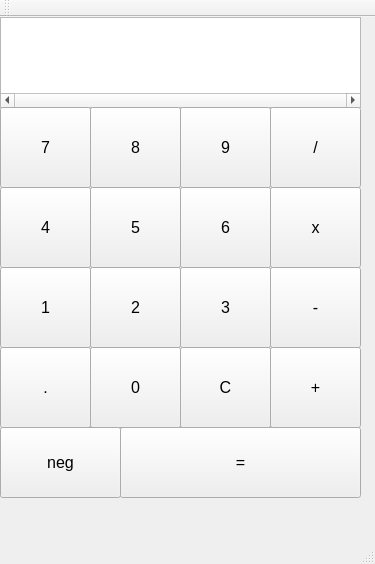
<?xml version="1.0" encoding="UTF-8"?>
<ui version="4.0">
 <class>Calculator</class>
 <widget class="QMainWindow" name="Calculator">
  <property name="geometry">
   <rect>
    <x>0</x>
    <y>0</y>
    <width>375</width>
    <height>564</height>
   </rect>
  </property>
  <property name="windowTitle">
   <string>Calculator</string>
  </property>
  <widget class="QWidget" name="centralWidget">
   <widget class="QTextEdit" name="textEdit">
    <property name="geometry">
     <rect>
      <x>0</x>
      <y>0</y>
      <width>361</width>
      <height>91</height>
     </rect>
    </property>
    <property name="font">
     <font>
      <pointsize>32</pointsize>
     </font>
    </property>
    <property name="verticalScrollBarPolicy">
     <enum>Qt::ScrollBarAlwaysOff</enum>
    </property>
    <property name="horizontalScrollBarPolicy">
     <enum>Qt::ScrollBarAlwaysOn</enum>
    </property>
    <property name="sizeAdjustPolicy">
     <enum>QAbstractScrollArea::AdjustToContents</enum>
    </property>
    <property name="lineWrapMode">
     <enum>QTextEdit::NoWrap</enum>
    </property>
    <property name="readOnly">
     <bool>true</bool>
    </property>
    <property name="html">
     <string>&lt;!DOCTYPE HTML PUBLIC &quot;-//W3C//DTD HTML 4.0//EN&quot; &quot;http://www.w3.org/TR/REC-html40/strict.dtd&quot;&gt;
&lt;html&gt;&lt;head&gt;&lt;meta name=&quot;qrichtext&quot; content=&quot;1&quot; /&gt;&lt;style type=&quot;text/css&quot;&gt;
p, li { white-space: pre-wrap; }
&lt;/style&gt;&lt;/head&gt;&lt;body style=&quot; font-family:'MS Shell Dlg 2'; font-size:32pt; font-weight:400; font-style:normal;&quot;&gt;
&lt;p style=&quot;-qt-paragraph-type:empty; margin-top:0px; margin-bottom:0px; margin-left:0px; margin-right:0px; -qt-block-indent:0; text-indent:0px; font-size:20pt;&quot;&gt;&lt;br /&gt;&lt;/p&gt;&lt;/body&gt;&lt;/html&gt;</string>
    </property>
   </widget>
   <widget class="QPushButton" name="SIX_Button">
    <property name="geometry">
     <rect>
      <x>180</x>
      <y>170</y>
      <width>91</width>
      <height>81</height>
     </rect>
    </property>
    <property name="font">
     <font>
      <pointsize>12</pointsize>
     </font>
    </property>
    <property name="text">
     <string>6</string>
    </property>
   </widget>
   <widget class="QPushButton" name="FOUR_Button">
    <property name="geometry">
     <rect>
      <x>0</x>
      <y>170</y>
      <width>91</width>
      <height>81</height>
     </rect>
    </property>
    <property name="font">
     <font>
      <pointsize>12</pointsize>
     </font>
    </property>
    <property name="text">
     <string>4</string>
    </property>
   </widget>
   <widget class="QPushButton" name="TWO_Button">
    <property name="geometry">
     <rect>
      <x>90</x>
      <y>250</y>
      <width>91</width>
      <height>81</height>
     </rect>
    </property>
    <property name="font">
     <font>
      <pointsize>12</pointsize>
     </font>
    </property>
    <property name="text">
     <string>2</string>
    </property>
   </widget>
   <widget class="QPushButton" name="FIVE_Button">
    <property name="geometry">
     <rect>
      <x>90</x>
      <y>170</y>
      <width>91</width>
      <height>81</height>
     </rect>
    </property>
    <property name="font">
     <font>
      <pointsize>12</pointsize>
     </font>
    </property>
    <property name="text">
     <string>5</string>
    </property>
   </widget>
   <widget class="QPushButton" name="DIVIDE_Button">
    <property name="geometry">
     <rect>
      <x>270</x>
      <y>90</y>
      <width>91</width>
      <height>81</height>
     </rect>
    </property>
    <property name="font">
     <font>
      <pointsize>12</pointsize>
     </font>
    </property>
    <property name="text">
     <string>/</string>
    </property>
   </widget>
   <widget class="QPushButton" name="NINE_Button">
    <property name="geometry">
     <rect>
      <x>180</x>
      <y>90</y>
      <width>91</width>
      <height>81</height>
     </rect>
    </property>
    <property name="font">
     <font>
      <pointsize>12</pointsize>
     </font>
    </property>
    <property name="text">
     <string>9</string>
    </property>
   </widget>
   <widget class="QPushButton" name="MULTIPLY_Button">
    <property name="geometry">
     <rect>
      <x>270</x>
      <y>170</y>
      <width>91</width>
      <height>81</height>
     </rect>
    </property>
    <property name="font">
     <font>
      <pointsize>12</pointsize>
     </font>
    </property>
    <property name="text">
     <string>x</string>
    </property>
   </widget>
   <widget class="QPushButton" name="EQUAL_Button">
    <property name="geometry">
     <rect>
      <x>120</x>
      <y>410</y>
      <width>241</width>
      <height>71</height>
     </rect>
    </property>
    <property name="font">
     <font>
      <pointsize>12</pointsize>
     </font>
    </property>
    <property name="text">
     <string>=</string>
    </property>
   </widget>
   <widget class="QPushButton" name="EIGHT_Button">
    <property name="geometry">
     <rect>
      <x>90</x>
      <y>90</y>
      <width>91</width>
      <height>81</height>
     </rect>
    </property>
    <property name="font">
     <font>
      <pointsize>12</pointsize>
     </font>
    </property>
    <property name="text">
     <string>8</string>
    </property>
   </widget>
   <widget class="QPushButton" name="CLEAR_Button">
    <property name="geometry">
     <rect>
      <x>180</x>
      <y>330</y>
      <width>91</width>
      <height>81</height>
     </rect>
    </property>
    <property name="font">
     <font>
      <pointsize>12</pointsize>
     </font>
    </property>
    <property name="text">
     <string>C</string>
    </property>
   </widget>
   <widget class="QPushButton" name="DECIMAL_Button">
    <property name="geometry">
     <rect>
      <x>0</x>
      <y>330</y>
      <width>91</width>
      <height>81</height>
     </rect>
    </property>
    <property name="font">
     <font>
      <pointsize>12</pointsize>
     </font>
    </property>
    <property name="text">
     <string>.</string>
    </property>
   </widget>
   <widget class="QPushButton" name="ONE_Button">
    <property name="geometry">
     <rect>
      <x>0</x>
      <y>250</y>
      <width>91</width>
      <height>81</height>
     </rect>
    </property>
    <property name="font">
     <font>
      <pointsize>12</pointsize>
     </font>
    </property>
    <property name="text">
     <string>1</string>
    </property>
   </widget>
   <widget class="QPushButton" name="THREE_Button">
    <property name="geometry">
     <rect>
      <x>180</x>
      <y>250</y>
      <width>91</width>
      <height>81</height>
     </rect>
    </property>
    <property name="font">
     <font>
      <pointsize>12</pointsize>
     </font>
    </property>
    <property name="text">
     <string>3</string>
    </property>
   </widget>
   <widget class="QPushButton" name="SEVEN_Button">
    <property name="geometry">
     <rect>
      <x>0</x>
      <y>90</y>
      <width>91</width>
      <height>81</height>
     </rect>
    </property>
    <property name="font">
     <font>
      <pointsize>12</pointsize>
     </font>
    </property>
    <property name="text">
     <string>7</string>
    </property>
   </widget>
   <widget class="QPushButton" name="ZERO_Button">
    <property name="geometry">
     <rect>
      <x>90</x>
      <y>330</y>
      <width>91</width>
      <height>81</height>
     </rect>
    </property>
    <property name="font">
     <font>
      <pointsize>12</pointsize>
     </font>
    </property>
    <property name="text">
     <string>0</string>
    </property>
   </widget>
   <widget class="QPushButton" name="ADDITION_Button">
    <property name="geometry">
     <rect>
      <x>270</x>
      <y>330</y>
      <width>91</width>
      <height>81</height>
     </rect>
    </property>
    <property name="font">
     <font>
      <pointsize>12</pointsize>
     </font>
    </property>
    <property name="text">
     <string>+</string>
    </property>
   </widget>
   <widget class="QPushButton" name="MINUS_Button">
    <property name="geometry">
     <rect>
      <x>270</x>
      <y>250</y>
      <width>91</width>
      <height>81</height>
     </rect>
    </property>
    <property name="font">
     <font>
      <pointsize>12</pointsize>
     </font>
    </property>
    <property name="text">
     <string>-</string>
    </property>
   </widget>
   <widget class="QPushButton" name="negative_Button">
    <property name="geometry">
     <rect>
      <x>0</x>
      <y>410</y>
      <width>121</width>
      <height>71</height>
     </rect>
    </property>
    <property name="font">
     <font>
      <pointsize>12</pointsize>
     </font>
    </property>
    <property name="text">
     <string>neg</string>
    </property>
   </widget>
  </widget>
  <widget class="QMenuBar" name="menuBar">
   <property name="geometry">
    <rect>
     <x>0</x>
     <y>0</y>
     <width>375</width>
     <height>26</height>
    </rect>
   </property>
  </widget>
  <widget class="QToolBar" name="mainToolBar">
   <attribute name="toolBarArea">
    <enum>TopToolBarArea</enum>
   </attribute>
   <attribute name="toolBarBreak">
    <bool>false</bool>
   </attribute>
  </widget>
  <widget class="QStatusBar" name="statusBar"/>
 </widget>
 <layoutdefault spacing="6" margin="11"/>
 <resources/>
 <connections/>
</ui>
